Frame 1 (no input): blank canvas, image omitted
Frame 60 (no input): blank canvas, image omitted
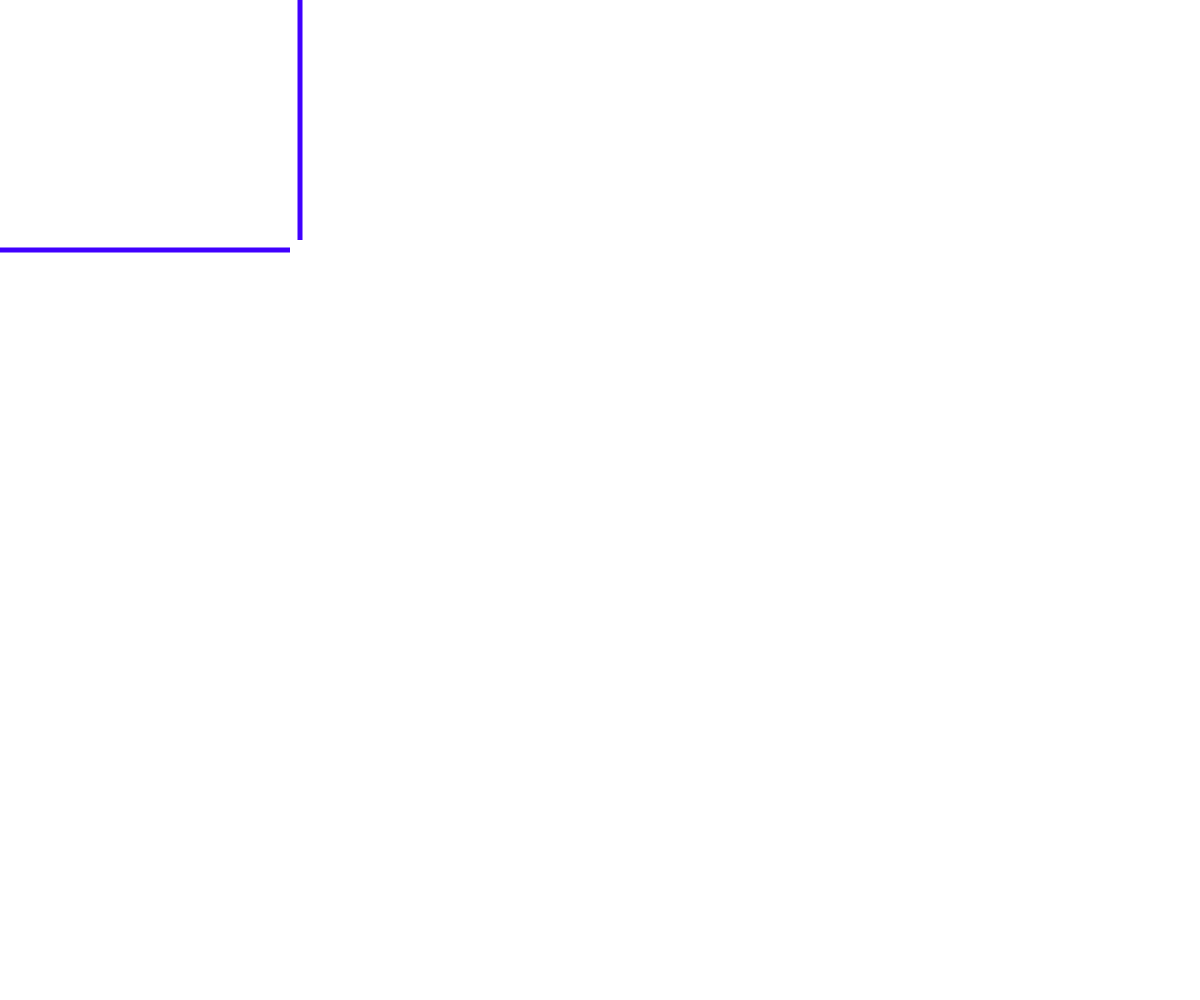
Frame 120 (the mouse pressed at the canvas centre since frame 60)

The p5.js sketch whose frames 1 and 60 were blank and that drew this single picture after the mouse press (run headless with seeded random() and noise() and a simulated clock; from frame 60 on, the mouse is pressed at the canvas centre):

// p5.js sketch
// ── sketch.js
/*Rules:
Moving your mouse (without pressing) around the screen 
will automatically draw points using d variable and HSB 
but pressing the mouse will start to draw rectangles 
instead with a different stroke weight.
Pressing and holding 'r' will change the HSB color scale of the points & rectangles
Pressing 'b' will erase the drawing with a black background
Pressing 'w' will erase the drawing with a white background
*/

function setup() {
  createCanvas(windowWidth, windowHeight);
  colorMode(HSB);
}

function draw() {

  /*if 'b' is pressed, drawing erased and 
  background switches to black
  if 'w' is pressed, drawing erased and
  background switches to white*/
  if ((keyIsPressed == true) & (key == 'b')) {
    background(0)
    //strokeWeight(d + 5);
  }

  if ((keyIsPressed == true) & (key == 'w')) {
    background(255)
    //strokeWeight(15 - d);
  }

  //inspired by pmouse HSB demo from class
  let d = dist(pmouseX, pmouseY, mouseX, mouseY);
  stroke(255,d,130);
  point(pmouseX, pmouseY, mouseX, mouseY,);

  /*if 'r' is pressed and HELD, HSB switches to 
  different color scale */
  if ((keyIsPressed == true) & (key == 'r')) {
    stroke(d,255,130);
  }

  /*if mouse is NOT pressed when moving mouse 
  around the screen, points are drawn with 
  strokeWeight d+5 
  if mouse IS pressed when moving mouse, 
  rectangles are drawn with strokeWeight 20-d.*/
  if(!mouseIsPressed){
    strokeWeight(d + 5);
    point(pmouseX, pmouseY, mouseX, mouseY,);
  }else{
    rectMode(CENTER);
    strokeWeight(20 - d);
    rect(pmouseX, pmouseY, mouseX, mouseY,);
  }

}
